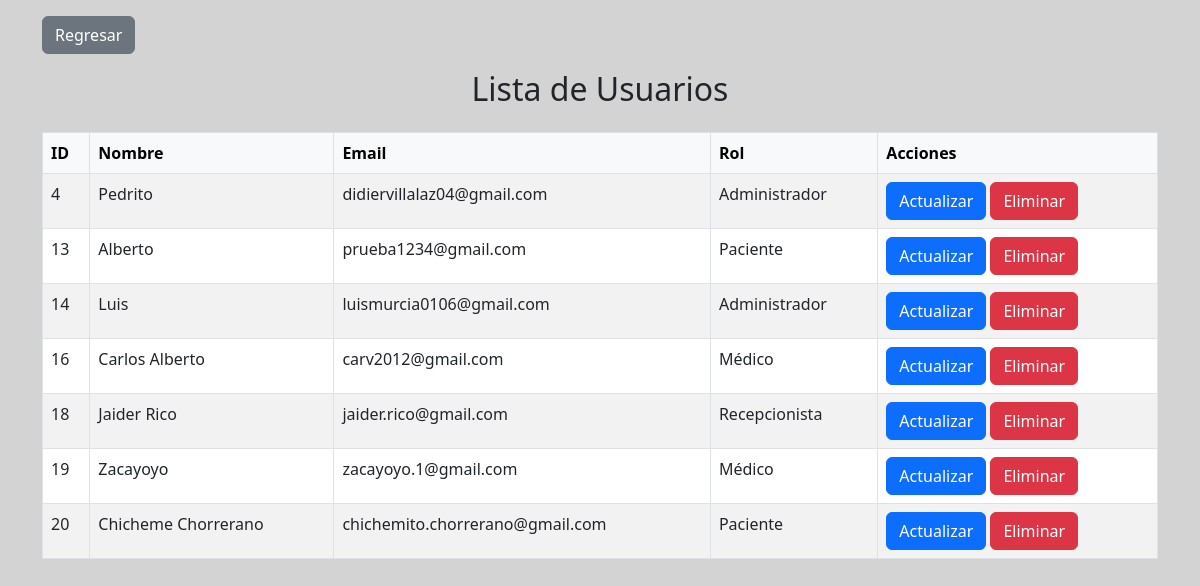
Screenshot of /views/listas/lista_usuarios.php (signed in) with the database file from the repository.
### tables this page shows
CREATE TABLE IF NOT EXISTS `usuarios` (
  `usuario_id` int(11) NOT NULL AUTO_INCREMENT,
  `nombre` varchar(100) DEFAULT NULL,
  `email` varchar(100) DEFAULT NULL,
  `contrasena` varchar(255) DEFAULT NULL,
  `rol` varchar(50) DEFAULT NULL,
  `fecha_creacion` datetime DEFAULT current_timestamp(),
  PRIMARY KEY (`usuario_id`),
  KEY `FK_usuarios_roles` (`rol`),
  CONSTRAINT `FK_usuarios_roles` FOREIGN KEY (`rol`) REFERENCES `roles` (`rol`) ON UPDATE CASCADE
);

### includes/usuarios.php (called while the page is built, shortened)
<?php
class Usuarios
{
    private $conn;
    private $table_name = "usuarios";
    public function __construct($db)
    {
        $this->conn = $db;
    }
    public function consultar_usuarios()
    {
        $query = "SELECT * FROM " . $this->table_name;
        $stmt = $this->conn->prepare($query);
        if ($stmt->execute()) {
            return $stmt->fetchAll(PDO::FETCH_ASSOC);
        }
        return false;
    }
}

### views/listas/lista_usuarios.php (the view, shortened to what this page needs)
<?php
include "../../includes/Usuarios.php";
$database = new Database();
$db = $database->getConnection();
$usuarios = new Usuarios($db);
$result = $usuarios->consultar_usuarios();
?>
<?php require("../../template/header.php"); ?>
<section class="container">
    <div class="d-flex justify-content-start my-3">
        <a href="/views/inicio/admin_inicio.php" class="btn btn-secondary">Regresar</a>
    </div>
    <div>
        <h2 class="text-center mb-4" >Lista de Usuarios</h2>
    </div>
    <?php if (isset($result) && !empty($result)) : ?>
        <div class="table-responsive">
            <table class="table table-striped table-bordered table-hover">
                <thead class="table-light">
                    <tr>
                        <th>ID</th>
                        <th>Nombre</th>
                        <th>Email</th>
                        <th>Rol</th>
                        <th>Acciones</th>
                    </tr>
                </thead>
                <tbody>
                    <?php foreach ($result as $row) : ?>
                        <tr>
                            <td><?php echo htmlspecialchars($row["usuario_id"]); ?></td>
                            <td><?php echo htmlspecialchars($row["nombre"]); ?></td>
                            <td><?php echo htmlspecialchars($row["email"]); ?></td>
                            <td><?php echo htmlspecialchars($row["rol"]); ?></td>
                            <td>
                                <a href="../actualizar/actualizar_usuario.php?usuario_id=<?php echo $row["usuario_id"]; ?>" class="btn btn-primary">Actualizar</a>
                                <a href="../eliminar/eliminar_usuario.php?usuario_id=<?php echo $row["usuario_id"]; ?>" class="btn btn-danger">Eliminar</a>
                            </td>
                        </tr>
                    <?php endforeach; ?>
                </tbody>
            </table>
        </div>
    <?php else : ?>
        <div class="text-center">
            <p>No hay usuarios registrados.</p>
        </div>
    <?php endif; ?>
</section>
<?php require("../../template/footer.php"); ?>

### template/header.php (shortened to what this page needs)
<!DOCTYPE html>
<html lang="es">
<head>
    <link href="https://cdn.jsdelivr.net/npm/bootstrap@5.0.2/dist/css/bootstrap.min.css" rel="stylesheet">
</head>
<body style="background-color: lightgray;">

### template/footer.php (shortened to what this page needs)
<link href="https://cdn.jsdelivr.net/npm/bootstrap@5.3.0/dist/css/bootstrap.min.css" rel="stylesheet">
</body>
</html>

### rows the page displays
usuarios: usuario_id "4", nombre "Pedrito", email "didiervillalaz04@gmail.com", rol "Administrador"
usuarios: usuario_id "13", nombre "Alberto", email "prueba1234@gmail.com", rol "Paciente"
usuarios: usuario_id "14", nombre "Luis", email "luismurcia0106@gmail.com", rol "Administrador"
usuarios: usuario_id "16", nombre "Carlos Alberto", email "carv2012@gmail.com", rol "Médico"
usuarios: usuario_id "18", nombre "Jaider Rico", email "jaider.rico@gmail.com", rol "Recepcionista"
usuarios: usuario_id "19", nombre "Zacayoyo", email "zacayoyo.1@gmail.com", rol "Médico"
usuarios: usuario_id "20", nombre "Chicheme Chorrerano", email "chichemito.chorrerano@gmail.com", rol "Paciente"
